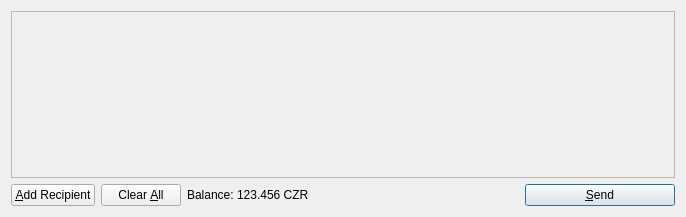
<?xml version="1.0" encoding="UTF-8"?>
<ui version="4.0">
 <class>SendCoinsDialog</class>
 <widget class="QDialog" name="SendCoinsDialog">
  <property name="geometry">
   <rect>
    <x>0</x>
    <y>0</y>
    <width>686</width>
    <height>217</height>
   </rect>
  </property>
  <property name="windowTitle">
   <string>Send Coins</string>
  </property>
  <layout class="QVBoxLayout" name="verticalLayout">
   <item>
    <widget class="QScrollArea" name="scrollArea">
     <property name="widgetResizable">
      <bool>true</bool>
     </property>
     <widget class="QWidget" name="scrollAreaWidgetContents">
      <property name="geometry">
       <rect>
        <x>0</x>
        <y>0</y>
        <width>666</width>
        <height>165</height>
       </rect>
      </property>
      <layout class="QVBoxLayout" name="verticalLayout_2">
       <property name="margin">
        <number>0</number>
       </property>
       <item>
        <layout class="QVBoxLayout" name="entries">
         <property name="spacing">
          <number>6</number>
         </property>
        </layout>
       </item>
       <item>
        <spacer name="verticalSpacer">
         <property name="orientation">
          <enum>Qt::Vertical</enum>
         </property>
         <property name="sizeHint" stdset="0">
          <size>
           <width>20</width>
           <height>40</height>
          </size>
         </property>
        </spacer>
       </item>
      </layout>
     </widget>
    </widget>
   </item>
   <item>
    <layout class="QHBoxLayout" name="horizontalLayout">
     <item>
      <widget class="QPushButton" name="addButton">
       <property name="toolTip">
        <string>Send to multiple recipients at once</string>
       </property>
       <property name="text">
        <string>&amp;Add Recipient</string>
       </property>
       <property name="icon">
        <iconset resource="../bitcoin.qrc">
         <normaloff>:/icons/add</normaloff>:/icons/add</iconset>
       </property>
       <property name="autoDefault">
        <bool>false</bool>
       </property>
      </widget>
     </item>
     <item>
      <widget class="QPushButton" name="clearButton">
       <property name="sizePolicy">
        <sizepolicy hsizetype="Minimum" vsizetype="Fixed">
         <horstretch>0</horstretch>
         <verstretch>0</verstretch>
        </sizepolicy>
       </property>
       <property name="toolTip">
        <string>Remove all transaction fields</string>
       </property>
       <property name="text">
        <string>Clear &amp;All</string>
       </property>
       <property name="icon">
        <iconset resource="../bitcoin.qrc">
         <normaloff>:/icons/remove</normaloff>:/icons/remove</iconset>
       </property>
       <property name="autoRepeatDelay">
        <number>300</number>
       </property>
       <property name="autoDefault">
        <bool>false</bool>
       </property>
      </widget>
     </item>
     <item>
      <layout class="QHBoxLayout" name="horizontalLayout_2">
       <property name="spacing">
        <number>3</number>
       </property>
       <item>
        <widget class="QLabel" name="label">
         <property name="text">
          <string>Balance:</string>
         </property>
        </widget>
       </item>
       <item>
        <widget class="QLabel" name="labelBalance">
         <property name="cursor">
          <cursorShape>IBeamCursor</cursorShape>
         </property>
         <property name="text">
          <string>123.456 CZR</string>
         </property>
         <property name="textInteractionFlags">
          <set>Qt::LinksAccessibleByMouse|Qt::TextSelectableByKeyboard|Qt::TextSelectableByMouse</set>
         </property>
        </widget>
       </item>
      </layout>
     </item>
     <item>
      <spacer name="horizontalSpacer">
       <property name="orientation">
        <enum>Qt::Horizontal</enum>
       </property>
       <property name="sizeHint" stdset="0">
        <size>
         <width>40</width>
         <height>20</height>
        </size>
       </property>
      </spacer>
     </item>
     <item>
      <widget class="QPushButton" name="sendButton">
       <property name="minimumSize">
        <size>
         <width>150</width>
         <height>0</height>
        </size>
       </property>
       <property name="toolTip">
        <string>Confirm the send action</string>
       </property>
       <property name="text">
        <string>&amp;Send</string>
       </property>
       <property name="icon">
        <iconset resource="../bitcoin.qrc">
         <normaloff>:/icons/send</normaloff>:/icons/send</iconset>
       </property>
       <property name="default">
        <bool>true</bool>
       </property>
      </widget>
     </item>
    </layout>
   </item>
  </layout>
 </widget>
 <resources>
  <include location="../bitcoin.qrc"/>
 </resources>
 <connections/>
</ui>
